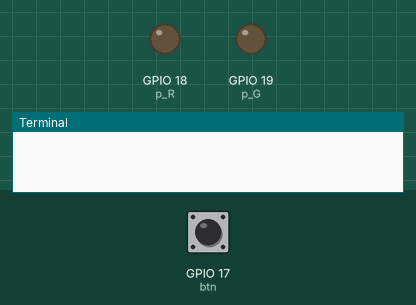
Recording of a program running on a simulated Raspberry Pi (BCM pin numbers). Shown: output pins drawn as LEDs (lit = HIGH), the last lines printed to the terminal. Inputs (shaded band) come from the test bench; at power-on: GPIO 17 (btn) HIGH.

Above: at 1.2 s.
1.3 s: GPIO 17 (btn) pulled LOW for 0.15 s
At 2.5 s:
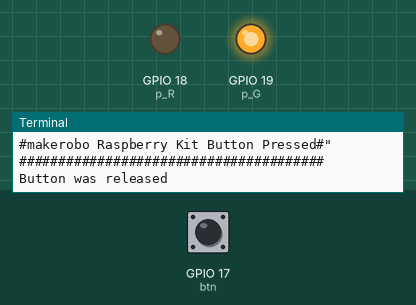
2.9 s: GPIO 17 (btn) pulled LOW for 3.2 s
At 4.3 s:
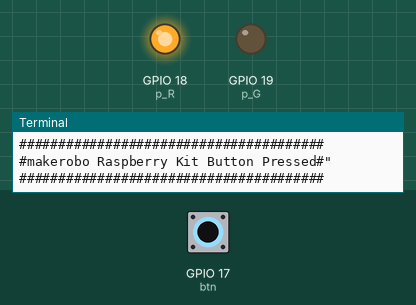
Timing chart, 0 to 7.6 s (numbered marks = the images above; inputs shaded):
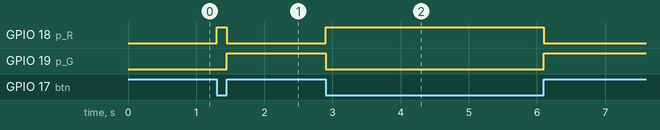

The program:

RaspPi_Lesson6Button.py
```python
from gpiozero import Button
from gpiozero import LED
from time import sleep
from signal import pause

# Button and LED pin assignment
btn = Button(17)
p_R = LED(18)
p_G = LED(19)


# initial state

def pressed():
    print('#######################################')
    print('#makerobo Raspberry Kit Button Pressed#"')
    print('#######################################')
    p_R.on()
    p_G.off()


def released():
    print('Button was released')
    p_R.off()
    p_G.on()


btn.when_pressed = pressed
btn.when_released = released


def makerobo_loop():
    pause()


def makerobo_destroy():
    p_R.close()
    p_G.close()


if __name__ == '__main__':
    try:
        makerobo_loop()
    except KeyboardInterrupt:
        makerobo_destroy()
```

Measured:
- after the input at 1.3 s, GPIO 18 (p_R): LOW → HIGH at once, → LOW 0.15 s later; GPIO 19 (p_G): LOW → HIGH after 0.15 s
- after the input at 2.9 s, GPIO 18 (p_R): LOW → HIGH at once, → LOW 3.2 s later; GPIO 19 (p_G): HIGH → LOW at once, → HIGH 3.2 s later
